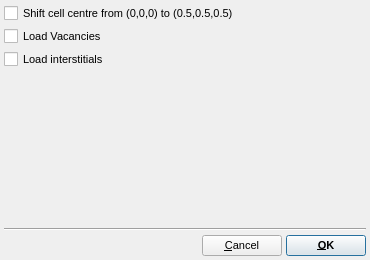
<?xml version="1.0" encoding="UTF-8"?>
<ui version="4.0">
 <class>DLP4DefImportOptionsDialog</class>
 <widget class="QDialog" name="DLP4DefImportOptionsDialog">
  <property name="geometry">
   <rect>
    <x>0</x>
    <y>0</y>
    <width>370</width>
    <height>260</height>
   </rect>
  </property>
  <property name="font">
   <font>
    <pointsize>8</pointsize>
   </font>
  </property>
  <property name="windowTitle">
   <string>DL_POLY_4 Defects Import Options</string>
  </property>
  <layout class="QVBoxLayout" name="verticalLayout">
   <property name="spacing">
    <number>4</number>
   </property>
   <property name="leftMargin">
    <number>4</number>
   </property>
   <property name="topMargin">
    <number>4</number>
   </property>
   <property name="rightMargin">
    <number>4</number>
   </property>
   <property name="bottomMargin">
    <number>4</number>
   </property>
   <item>
    <widget class="QCheckBox" name="ShiftCellCentreCheck">
     <property name="text">
      <string>Shift cell centre from (0,0,0) to (0.5,0.5,0.5)</string>
     </property>
    </widget>
   </item>
   <item>
    <widget class="QCheckBox" name="vacancyCheck">
     <property name="text">
      <string>Load Vacancies</string>
     </property>
    </widget>
   </item>
   <item>
    <widget class="QCheckBox" name="interstitialCheck">
     <property name="text">
      <string>Load interstitials</string>
     </property>
    </widget>
   </item>
   <item>
    <spacer name="verticalSpacer">
     <property name="orientation">
      <enum>Qt::Vertical</enum>
     </property>
     <property name="sizeHint" stdset="0">
      <size>
       <width>362</width>
       <height>48</height>
      </size>
     </property>
    </spacer>
   </item>
   <item>
    <widget class="Line" name="line">
     <property name="orientation">
      <enum>Qt::Horizontal</enum>
     </property>
    </widget>
   </item>
   <item>
    <layout class="QHBoxLayout" name="horizontalLayout">
     <item>
      <spacer name="horizontalSpacer">
       <property name="orientation">
        <enum>Qt::Horizontal</enum>
       </property>
       <property name="sizeHint" stdset="0">
        <size>
         <width>40</width>
         <height>20</height>
        </size>
       </property>
      </spacer>
     </item>
     <item>
      <widget class="QPushButton" name="CancelButton">
       <property name="text">
        <string>&amp;Cancel</string>
       </property>
       <property name="autoDefault">
        <bool>false</bool>
       </property>
       <property name="default">
        <bool>true</bool>
       </property>
      </widget>
     </item>
     <item>
      <widget class="QPushButton" name="OKButton">
       <property name="font">
        <font>
         <weight>75</weight>
         <bold>true</bold>
        </font>
       </property>
       <property name="text">
        <string>&amp;OK</string>
       </property>
       <property name="autoDefault">
        <bool>false</bool>
       </property>
       <property name="default">
        <bool>true</bool>
       </property>
      </widget>
     </item>
    </layout>
   </item>
  </layout>
 </widget>
 <resources/>
 <connections/>
</ui>
